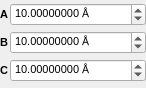
<?xml version="1.0" encoding="UTF-8"?>
<ui version="4.0">
 <class>CellLengthsPopup</class>
 <widget class="QWidget" name="CellLengthsPopup">
  <property name="geometry">
   <rect>
    <x>0</x>
    <y>0</y>
    <width>146</width>
    <height>88</height>
   </rect>
  </property>
  <property name="sizePolicy">
   <sizepolicy hsizetype="Minimum" vsizetype="Minimum">
    <horstretch>0</horstretch>
    <verstretch>0</verstretch>
   </sizepolicy>
  </property>
  <property name="font">
   <font>
    <pointsize>8</pointsize>
   </font>
  </property>
  <property name="windowTitle">
   <string>Cell Lengths Popup</string>
  </property>
  <layout class="QGridLayout" name="gridLayout">
   <property name="margin">
    <number>0</number>
   </property>
   <property name="spacing">
    <number>2</number>
   </property>
   <item row="0" column="0">
    <widget class="QLabel" name="label">
     <property name="sizePolicy">
      <sizepolicy hsizetype="Minimum" vsizetype="Preferred">
       <horstretch>0</horstretch>
       <verstretch>0</verstretch>
      </sizepolicy>
     </property>
     <property name="font">
      <font>
       <weight>75</weight>
       <bold>true</bold>
      </font>
     </property>
     <property name="text">
      <string>A</string>
     </property>
    </widget>
   </item>
   <item row="0" column="1">
    <widget class="TExponentialSpin" name="ASpin">
     <property name="sizePolicy">
      <sizepolicy hsizetype="Expanding" vsizetype="Fixed">
       <horstretch>0</horstretch>
       <verstretch>0</verstretch>
      </sizepolicy>
     </property>
     <property name="suffix">
      <string> Å</string>
     </property>
     <property name="decimals">
      <number>8</number>
     </property>
     <property name="maximum">
      <double>10000.000000000000000</double>
     </property>
     <property name="value">
      <double>10.000000000000000</double>
     </property>
    </widget>
   </item>
   <item row="1" column="0">
    <widget class="QLabel" name="label_2">
     <property name="sizePolicy">
      <sizepolicy hsizetype="Minimum" vsizetype="Preferred">
       <horstretch>0</horstretch>
       <verstretch>0</verstretch>
      </sizepolicy>
     </property>
     <property name="font">
      <font>
       <weight>75</weight>
       <bold>true</bold>
      </font>
     </property>
     <property name="text">
      <string>B</string>
     </property>
    </widget>
   </item>
   <item row="1" column="1">
    <widget class="TExponentialSpin" name="BSpin">
     <property name="sizePolicy">
      <sizepolicy hsizetype="Expanding" vsizetype="Fixed">
       <horstretch>0</horstretch>
       <verstretch>0</verstretch>
      </sizepolicy>
     </property>
     <property name="suffix">
      <string> Å</string>
     </property>
     <property name="decimals">
      <number>8</number>
     </property>
     <property name="maximum">
      <double>10000.000000000000000</double>
     </property>
     <property name="value">
      <double>10.000000000000000</double>
     </property>
    </widget>
   </item>
   <item row="2" column="0">
    <widget class="QLabel" name="label_3">
     <property name="sizePolicy">
      <sizepolicy hsizetype="Minimum" vsizetype="Preferred">
       <horstretch>0</horstretch>
       <verstretch>0</verstretch>
      </sizepolicy>
     </property>
     <property name="font">
      <font>
       <weight>75</weight>
       <bold>true</bold>
      </font>
     </property>
     <property name="text">
      <string>C</string>
     </property>
    </widget>
   </item>
   <item row="2" column="1">
    <widget class="TExponentialSpin" name="CSpin">
     <property name="sizePolicy">
      <sizepolicy hsizetype="Expanding" vsizetype="Fixed">
       <horstretch>0</horstretch>
       <verstretch>0</verstretch>
      </sizepolicy>
     </property>
     <property name="suffix">
      <string> Å</string>
     </property>
     <property name="decimals">
      <number>8</number>
     </property>
     <property name="maximum">
      <double>10000.000000000000000</double>
     </property>
     <property name="value">
      <double>10.000000000000000</double>
     </property>
    </widget>
   </item>
  </layout>
 </widget>
 <customwidgets>
  <customwidget>
   <class>TExponentialSpin</class>
   <extends>QDoubleSpinBox</extends>
   <header>texponentialspin.hui</header>
  </customwidget>
 </customwidgets>
 <resources>
  <include location="icons.qrc"/>
 </resources>
 <connections/>
</ui>
